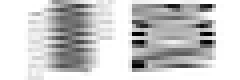
#> input picture Software/Server/Python/picture.bmp, 60 x 20 px (shown 4 times larger)
$ python -i MagicWand_server.py   (imports and definitions only)   (Python 2 division)   (older library calls are emulated)
#> lines starting #> are read from the running program, lines starting #| are printed output that depends on the picture
# Picture converting app for use with internet pixel stick using PIL
# ver 1.0
# Powerd by radiona.org && Goran Mahovlic

# importing os used for file manipulation
import os, glob, time, operator
import socket
# importing PIL
from PIL import Image

UDP_IP = "178.62.187.251" # server IP
UDP_PORT = 2390 # server port
# [2 lines that did not run here, left out]
# [1 line not run here, left out]

# creating name for output bmp file
file_out = "picture.bmp"

# save pixel data to text file(webpage)
def sendToText(text):
    text_file = open("/var/www/pixelstick.html", "w")
    text_file.write(str(text))

def get_first_image(files, _invert=False):
    """ Find and return the oldest file of input file names.
    Only one wins tie. Values based on time distance from present.
    Use of `_invert` inverts logic to make this a youngest routine,
    to be used more clearly via `get_youngest_file`.
    """
    gt = operator.lt if _invert else operator.gt
    # Check for empty list.
    if not files:
        return None
    # Raw epoch distance.
    now = time.time()
    # Select first as arbitrary sentinel file, storing name and age.
    oldest = files[0], now - os.path.getctime(files[0])
    # Iterate over all remaining files.
    for f in files[1:]:
        age = now - os.path.getctime(f)
        if gt(age, oldest[1]):
            # Set new oldest.
            oldest = f, age
    # Return just the name of oldest file.
    return oldest[0]

def get_last_image(files):
    return get_first_image(files, _invert=True)

# creating function we will send picture file name to this function and this function will convert image
def convert_save_image( image ):
#> called with image = 'picture.bmp'
    img = Image.open(image)
#> img is the input picture: PIL image 60x20 RGB; min 0, max 255, mean 203
    # setting variable newwidth that holds new width value
    newwidth = 60
    # setting variable that holds new angle value
    angle = -90
    # getting factor to maintain aspect ratio
    wpercent = (newwidth/float(img.size[0]))
#> wpercent = 1
    # setting new hight with maintaing aspect ratio
    hsize = int((float(img.size[1])*float(wpercent)))
#> hsize = 20
    # rotate image
    img = img.rotate(angle)
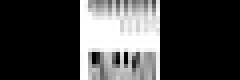
#> img: PIL image 60x20 RGB (shown 4 times larger); min 0, max 255, mean 67.3
    # resizing imaga
    img = img.resize((newwidth,hsize), Image.ANTIALIAS)
    # split image to rgb value needed for saving into bmp
    r, g, b = img.split()
    # merging all rgb data into img
    img = Image.merge("RGB", (r, g, b))
    # save bmp file
    img.save(file_out)

# get size of saved bmp image
def get_bmp_picture_size():
    img = Image.open(file_out)
    return img.size

# get rgb values of saved bmp image
def get_bmp_X_Y(x,y):
    img = Image.open(file_out)
    r, g, b = img.getpixel((x, y))
    return (r,g,b)

# [31 lines not run here, left out]

>>> result = convert_save_image('picture.bmp')
